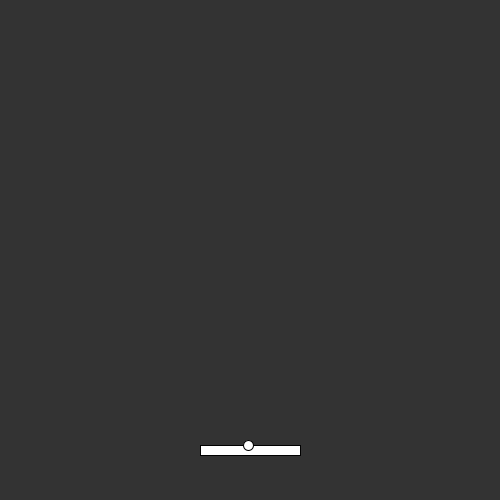
Frame 1 (no input)
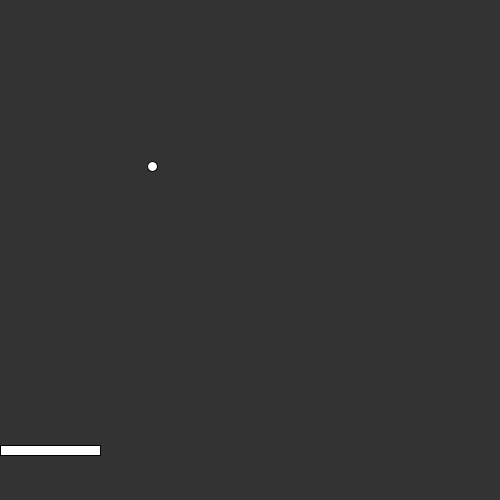
Frame 60 (the mouse pressed at the canvas centre just before this capture)
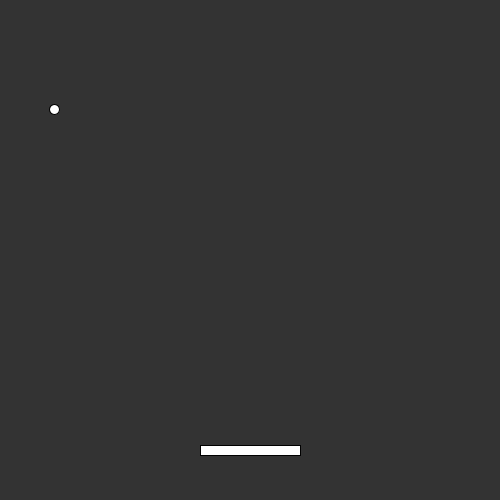
Frame 120 (the mouse held since frame 60 and released just before this capture)

The Processing sketch that drew these frames (run headless with seeded random() and noise(); from frame 60 on, the mouse is pressed at the canvas centre):

// Processing sketch: AtariBreakout
// ── AtariBreakout.pde
color c = color(int(random(255)), int(random(255)), int(random(255)));
Paddle paddle;
Ball ball;
void setup() {
  size(500, 500);
  paddle = new Paddle(width/2,height-50);
  ball = new Ball(width/2,height-50,10);
}
void draw() {
  background(51);
  paddle.update();
  paddle.display();
  paddle.x = mouseX;
  
  ball.update();
  ball.display();
}
// ── Ball.pde
class Ball {
  float x;
  float y;
  float w;
  float deltaX;
  float deltaY;
  Ball(float x, float y, float w) {
    this.x = x;
    this.y = y;
    this.w = w;


    //random angle
    //float deg = int(random(80,-80));
    float deg = int(random(80, -80));
    float rad = radians(deg);
    print(deg, " ", rad);
    float angle = random(rad);
    deltaX = -5 * sin(angle);
    deltaY = -5 * cos(angle);

    //TODO: get the ball to launh with an angle
  }
  void update() {
    x += deltaX;
    y += deltaY;
    if (x<0 || x > width) {
      deltaX *= -1;
    }
    if (y < 0 || y > height) {
      deltaY *= -1;
    }
    if (collision(int(paddle.x), int(paddle.y), int(paddle.w), int(paddle.h), int(x), int(y), int(w))) {
       float diff = x - (paddle.x - paddle.w/2);
        float rad = radians(45);
        float angle = map(diff, 0, paddle.w, rad, -rad);
        
        deltaX = 5 * cos(angle);
        deltaY =  5 * sin(angle);
    }
  }
  void display() {
    ellipse(x, y, w, w);
  }
}
// ── Blocks.pde
class Blocks {
float x;
float y;
float w,h;

Blocks() {

}


}
// ── Collision.pde

boolean collision(int rx, int ry, int rw, int rh, int bx, int by, int d) {

  // first test the edges (this is necessary if the rectangle is larger
  // than the ball) - do this with the Pythagorean theorem

  // if ball entire width position is between rect L/R sides
  if (bx+d/2 >= rx-rw/2 && bx-d/2 <= rx+rw/2 && abs(ry-by) <= d/2) {
    return true;
  }
  // if not, check if ball's entire height is between top/bottom of the rect
  else if (by+d/2 >= ry-rh/2 && by-d/2 <= ry+rh/2 && abs(rx-bx) <= d/2) {
    return true;
  }

  // if that doesn't return a hit, find closest corner
  // this is really just a point, so we can test if we've hit it 
  // upper-left
  float xDist = (rx-rw/2) - bx;  // same as ball/ball, but first value defines point, not center
  float yDist = (ry-rh/2) - by;
  float shortestDist = sqrt((xDist*xDist) + (yDist * yDist));

  // upper-right
  xDist = (rx+rw/2) - bx;
  yDist = (ry-rh/2) - by;
  float distanceUR = sqrt((xDist*xDist) + (yDist * yDist));
  if (distanceUR < shortestDist) {  // if this new distance is shorter...
    shortestDist = distanceUR;      // ... update
  }

  // lower-right
  xDist = (rx+rw/2) - bx;
  yDist = (ry+rh/2) - by;
  float distanceLR = sqrt((xDist*xDist) + (yDist * yDist));
  if (distanceLR < shortestDist) {
    shortestDist = distanceLR;
  }

  // lower-left
  xDist = (rx-rw/2) - bx;
  yDist = (ry+rh/2) - by;
  float distanceLL = sqrt((xDist*xDist) + (yDist * yDist));
  if (distanceLL < shortestDist) {
    shortestDist = distanceLL;
  }

  // test for collision
  if (shortestDist < d/2) {  // if less than radius
    return true;             // return true
  } else {                     // otherwise, return false
    return false;
  }
}
// ── Paddle.pde
class Paddle {
  float x;
  float y;
  float w = 100;
  float h = 10;

  Paddle(float x, float y) {
    this.x = x;
    this.y = y;
  }


  void update() {


    x = constrain(x, 0+w/2, width-w/2);
  }
  void display() {
    rectMode(CENTER);
    rect(x, y, w, h);
  }
}
